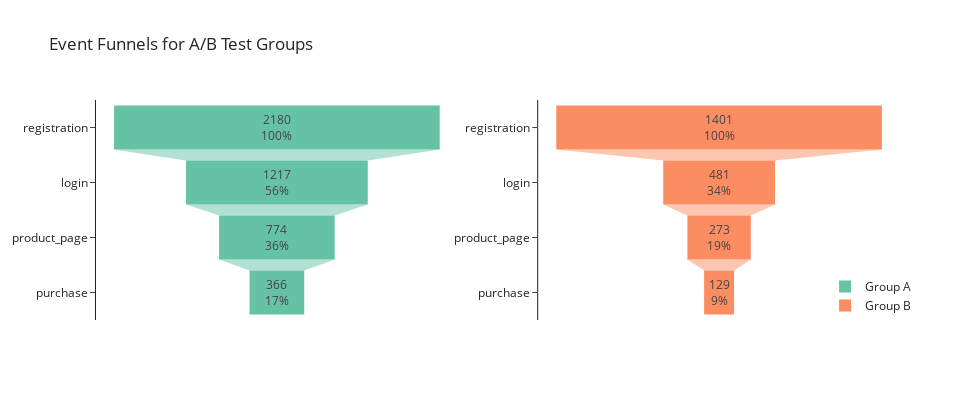

Notebook code for this chart:
### Markdown cell above
Users typically go through four events (in sequence):

- Registration (registration)
- Login (login)
- Product page view (product_page)
- Purchase (purchase)

These steps will be used for funnel calculation.

There is also a 'product_cart' event (viewing the shopping cart), but since fewer users trigger this event than make purchases in Group A, it is not considered a required funnel step (one-click purchase is possible).

Let’s visualize the funnels:

### Code cell
# Set the correct step order
steps = funnel_B.query('event_name != "product_cart"')['event_name'].to_list()

# Build funnel plots
fig1 = go.Figure(go.Funnel(y=steps, x=funnel_A.query('event_name != "product_cart"')['n_users'].to_list(),
                           name='Group A', textinfo="value+percent initial", marker={"color": px_palette[0]}))
fig2 = go.Figure(go.Funnel(y=steps, x=funnel_B.query('event_name != "product_cart"')['n_users'].to_list(),
                           name='Group B', textinfo="value+percent initial", marker={"color": px_palette[1]}))

fig = make_subplots(rows=1, cols=2)
fig.add_trace(fig1.data[0], row=1, col=1)
fig.add_trace(fig2.data[0], row=1, col=2)
fig.update_layout(legend=dict(y=0, xanchor="right"), template=px_template,
                  width=980, height=400, title='Event Funnels for A/B Test Groups')
fig.show()

### Figure 1 — Plotly figure (JSON) as saved in the notebook; plotly's stock layout.template omitted (floating-point values rounded to 4 significant figures)
{"data": [{"marker": {"color": "rgb(102,194,165)"}, "name": "Group A", "textinfo": "value+percent initial", "type": "funnel", "x": [2180, 1217, 774, 366], "xaxis": "x", "y": ["registration", "login", "product_page", "purchase"], "yaxis": "y"}, {"marker": {"color": "rgb(252,141,98)"}, "name": "Group B", "textinfo": "value+percent initial", "type": "funnel", "x": [1401, 481, 273, 129], "xaxis": "x2", "y": ["registration", "login", "product_page", "purchase"], "yaxis": "y2"}], "layout": {"height": 400, "legend": {"xanchor": "right", "y": 0}, "title": {"text": "Event Funnels for A/B Test Groups"}, "width": 980, "xaxis": {"anchor": "y", "domain": [0, 0.45]}, "xaxis2": {"anchor": "y2", "domain": [0.55, 1]}, "yaxis": {"anchor": "x", "domain": [0, 1]}, "yaxis2": {"anchor": "x2", "domain": [0, 1]}}}
